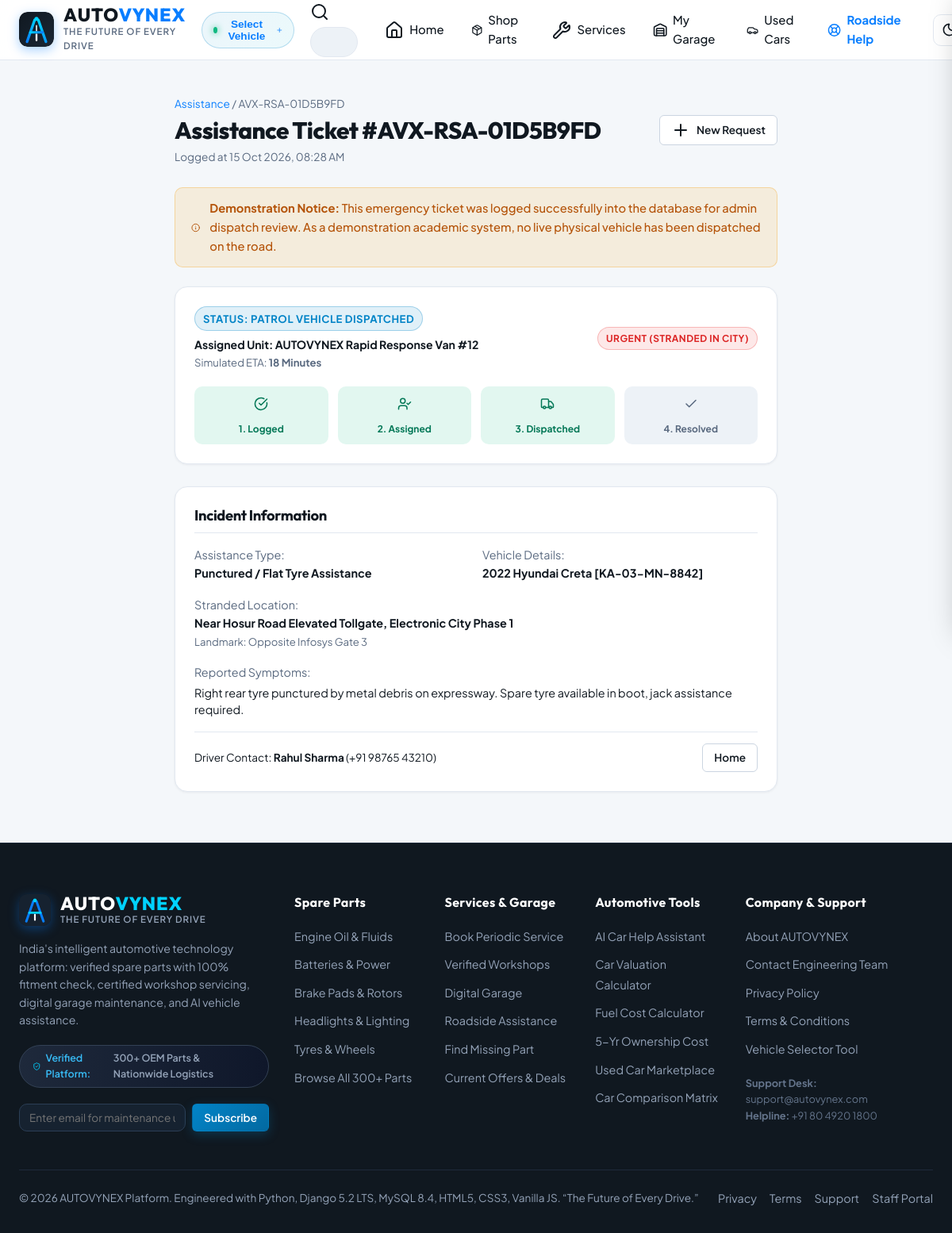
Screenshot of /assistance/ticket/AVX-RSA-01D5B9FD/ with the database file from the repository.
### assistance/models.py (models this page shows, shortened)
class RoadsideAssistanceRequest(models.Model):
    REQUEST_TYPES = [
        ('breakdown', 'Mechanical Breakdown / Engine Failure'),
        ('flat_tyre', 'Punctured / Flat Tyre Assistance'),
        ('battery', 'Dead Battery / Jump Start Required'),
        ('towing', 'Hydraulic Flatbed Towing Required'),
        ('fuel_delivery', 'Emergency Fuel / EV Quick Charge'),
        ('emergency', 'Accident / Lockout / Other Urgent Emergency'),
    ]
    URGENCY_LEVELS = [
        ('critical', 'Critical (Stranded on Highway/Dangerous Spot)'),
        ('urgent', 'Urgent (Stranded in City)'),
        ('normal', 'Normal (Parked safely at home/office)'),
    ]
    STATUS_CHOICES = [
        ('received', 'Ticket Logged & Received'),
        ('assigned', 'Assistance Unit Assigned'),
        ('dispatched', 'Patrol Vehicle Dispatched'),
        ('resolved', 'Assistance Provided & Closed'),
        ('cancelled', 'Cancelled by User'),
    ]
    ticket_number = models.CharField(max_length=32, unique=True, editable=False)
    user = models.ForeignKey(User, on_delete=models.SET_NULL, null=True, blank=True, related_name='assistance_requests')
    contact_name = models.CharField(max_length=120)
    contact_phone = models.CharField(max_length=20)
    request_type = models.CharField(max_length=30, choices=REQUEST_TYPES, default='breakdown')
    urgency = models.CharField(max_length=20, choices=URGENCY_LEVELS, default='urgent')
    vehicle_details = models.CharField(max_length=200, help_text="Car Model & Registration number")
    location_address = models.TextField(help_text="Current location, landmark, or GPS description")
    city = models.CharField(max_length=80, default='Bengaluru')
    landmark = models.CharField(max_length=150, blank=True)
    latitude = models.DecimalField(max_digits=9, decimal_places=6, null=True, blank=True)
    longitude = models.DecimalField(max_digits=9, decimal_places=6, null=True, blank=True)
    description = models.TextField(help_text="Symptoms or situation details")
    status = models.CharField(max_length=30, choices=STATUS_CHOICES, default='received')
    assigned_patrol = models.CharField(max_length=120, blank=True, default='AUTOVYNEX Rapid Response Unit #4')
    estimated_arrival_minutes = models.PositiveIntegerField(default=25)
    admin_notes = models.TextField(blank=True)
    created_at = models.DateTimeField(auto_now_add=True)
    updated_at = models.DateTimeField(auto_now=True)
    class Meta:
        ordering = ['-created_at']

### assistance/views.py (the view)
# urls.py: path('ticket/<str:ticket_number>/', views.ticket_detail, name='ticket_detail'),
def ticket_detail(request, ticket_number):
    ticket = get_object_or_404(RoadsideAssistanceRequest, ticket_number=ticket_number)
    return render(request, 'assistance/ticket_detail.html', {'ticket': ticket})

### templates/assistance/ticket_detail.html (shortened to what this page needs)
{% extends 'base.html' %}
{% block content %}
<div class="container" style="padding-top:28px;">
  <div style="max-width:760px; margin:0 auto;">
    <div style="display:flex; justify-content:space-between; align-items:center; flex-wrap:wrap; gap:16px; margin-bottom:28px;">
      <div>
        <div style="font-size:0.85rem; color:var(--text-muted); margin-bottom:4px;">
          <a href="{% url 'assistance:request_view' %}">Assistance</a> / <span>{{ ticket.ticket_number }}</span>
        </div>
        <h1 style="font-size:1.85rem; margin:0;">Assistance Ticket #{{ ticket.ticket_number }}</h1>
        <div style="font-size:0.85rem; color:var(--text-muted); margin-top:4px;">
          Logged at {{ ticket.created_at|date:"d M Y, h:i A" }}
        </div>
      </div>
      <a href="{% url 'assistance:request_view' %}" class="btn btn-secondary btn-sm">
        <i data-lucide="plus"></i> New Request
      </a>
    </div>
    <div class="alert-banner alert-warning" style="margin-bottom:24px;">
      <i data-lucide="info"></i>
      <div>
        <strong>Demonstration Notice:</strong> This emergency ticket was logged successfully into the database for admin dispatch review. As a demonstration academic system, no live physical vehicle has been dispatched on the road.
      </div>
    </div>
    <div class="card" style="margin-bottom:28px; background:var(--bg-surface-elevated);">
      <div style="display:flex; justify-content:space-between; align-items:center; margin-bottom:20px; flex-wrap:wrap; gap:12px;">
        <div>
          <span class="badge {% if ticket.status == 'resolved' %}badge-verified{% elif ticket.status == 'dispatched' %}badge-universal{% else %}badge-unconfirmed{% endif %}" style="font-size:0.82rem; margin-bottom:6px;">
            Status: {{ ticket.get_status_display }}
          </span>
          <div style="font-size:0.88rem; color:var(--text-main); font-weight:700;">
            Assigned Unit: {{ ticket.assigned_patrol }}
          </div>
          <div style="font-size:0.82rem; color:var(--text-muted);">
            Simulated ETA: <strong>{{ ticket.estimated_arrival_minutes }} Minutes</strong>
          </div>
        </div>
        <div class="badge badge-incompatible" style="font-size:0.75rem;">
          {{ ticket.get_urgency_display }}
        </div>
      </div>
      <div style="display:grid; grid-template-columns: repeat(4, 1fr); gap:12px; text-align:center;">
        <div style="padding:10px; border-radius:var(--radius-md); background:rgba(16, 185, 129, 0.12); color:#047857;">
          <i data-lucide="check-circle" style="width:18px; margin-bottom:4px;"></i>
          <div style="font-size:0.75rem; font-weight:700;">1. Logged</div>
        </div>
        <div style="padding:10px; border-radius:var(--radius-md); {% if ticket.status in 'assigned,dispatched,resolved' %}background:rgba(16, 185, 129, 0.12); color:#047857;{% else %}background:var(--bg-surface-subtle); color:var(--text-muted);{% endif %}">
          <i data-lucide="user-check" style="width:18px; margin-bottom:4px;"></i>
          <div style="font-size:0.75rem; font-weight:700;">2. Assigned</div>
        </div>
        <div style="padding:10px; border-radius:var(--radius-md); {% if ticket.status in 'dispatched,resolved' %}background:rgba(16, 185, 129, 0.12); color:#047857;{% else %}background:var(--bg-surface-subtle); color:var(--text-muted);{% endif %}">
          <i data-lucide="truck" style="width:18px; margin-bottom:4px;"></i>
          <div style="font-size:0.75rem; font-weight:700;">3. Dispatched</div>
        </div>
        <div style="padding:10px; border-radius:var(--radius-md); {% if ticket.status == 'resolved' %}background:rgba(16, 185, 129, 0.12); color:#047857;{% else %}background:var(--bg-surface-subtle); color:var(--text-muted);{% endif %}">
          <i data-lucide="check" style="width:18px; margin-bottom:4px;"></i>
          <div style="font-size:0.75rem; font-weight:700;">4. Resolved</div>
        </div>
      </div>
    </div>
    <div class="card">
      <h3 style="font-size:1.15rem; margin-bottom:16px; border-bottom:1px solid var(--border-subtle); padding-bottom:10px;">
        Incident Information
      </h3>
      <div class="grid-2" style="gap:16px; margin-bottom:16px; font-size:0.9rem;">
        <div>
          <span style="color:var(--text-muted);">Assistance Type:</span><br>
          <strong>{{ ticket.get_request_type_display }}</strong>
        </div>
        <div>
          <span style="color:var(--text-muted);">Vehicle Details:</span><br>
          <strong>{{ ticket.vehicle_details }}</strong>
        </div>
      </div>
      <div style="font-size:0.9rem; margin-bottom:16px;">
        <span style="color:var(--text-muted);">Stranded Location:</span><br>
        <strong>{{ ticket.location_address }}</strong>
        {% if ticket.landmark %}<br><span style="color:var(--text-muted); font-size:0.82rem;">Landmark: {{ ticket.landmark }}</span>{% endif %}
      </div>
      {% if ticket.description %}
      <div style="font-size:0.9rem; margin-bottom:16px;">
        <span style="color:var(--text-muted);">Reported Symptoms:</span><br>
        <p style="margin:4px 0 0; line-height:1.5;">{{ ticket.description }}</p>
      </div>
      {% endif %}
      <div style="border-top:1px solid var(--border-subtle); padding-top:14px; display:flex; justify-content:space-between; align-items:center; font-size:0.85rem;">
        <div>
          Driver Contact: <strong>{{ ticket.contact_name }}</strong> ({{ ticket.contact_phone }})
        </div>
        <a href="{% url 'core:home' %}" class="btn btn-secondary btn-sm">Home</a>
      </div>
    </div>
  </div>
</div>
{% endblock %}

### static/css/styles.css (style rules this page uses)
:root { --font-heading: 'Outfit', -apple-system, BlinkMacSystemFont, 'Segoe UI', Roboto, sans-serif; --font-body: 'Plus Jakarta Sans', -apple-system, BlinkMacSystemFont, 'Segoe UI', Roboto, sans-serif; --color-primary: #087EFF; --color-primary-dark: #0062cc; --color-primary-light: #38bdf8; --color-secondary: #101820; --color-cyan: #00D2FF; --color-cyan-glow: rgba(0, 210, 255, 0.25); --color-success: #10b981; --color-warning: #f59e0b; --color-danger: #ef4444; --color-info: #087EFF; --compat-verified: #059669; --compat-universal: #087EFF; --compat-unconfirmed: #d97706; --compat-incompatible: #dc2626; --bg-app: #F4F7FA; --bg-surface: #ffffff; --bg-surface-elevated: #ffffff; --bg-surface-subtle: #edf2f7; --bg-surface-hover: #e2e8f0; --text-main: #101820; --text-muted: #5a6a80; --text-subtle: #8c9ba5; --text-inverse: #ffffff; --border-subtle: #e2e8f0; --border-medium: #cbd5e1; --border-focus: #087EFF; --shadow-sm: 0 1px 3px rgba(16, 24, 32, 0.06); --shadow-md: 0 4px 14px -2px rgba(16, 24, 32, 0.08); --shadow-lg: 0 14px 32px -4px rgba(16, 24, 32, 0.12); --shadow-glow: 0 0 24px rgba(8, 126, 255, 0.25); --radius-sm: 6px; --radius-md: 10px; --radius-lg: 16px; --radius-xl: 24px; --radius-full: 9999px; --nav-height: 76px; --transition: all 0.22s cubic-bezier(0.16, 1, 0.3, 1); }
*, *::before, *::after { box-sizing: border-box; margin: 0; padding: 0; }
body { font-family: var(--font-body); background-color: var(--bg-app); color: var(--text-main); line-height: 1.6; min-height: 100vh; display: flex; flex-direction: column; transition: background-color 0.3s ease, color 0.3s ease; overflow-x: hidden; }
h1, h2, h3, h4, h5, h6 { font-family: var(--font-heading); color: var(--text-main); font-weight: 700; letter-spacing: -0.02em; line-height: 1.25; }
h1 { font-size: clamp(2rem, 3.5vw, 3.25rem); font-weight: 800; }
h3 { font-size: 1.35rem; }
a { color: var(--color-primary); text-decoration: none; transition: var(--transition); }
.container { width: 100%; max-width: 1320px; margin: 0 auto; padding: 0 24px; }
.btn { display: inline-flex; align-items: center; justify-content: center; gap: 8px; padding: 10px 20px; font-family: var(--font-body); font-size: 0.94rem; font-weight: 600; border-radius: var(--radius-md); border: 1px solid transparent; cursor: pointer; transition: var(--transition); text-decoration: none; white-space: nowrap; }
.btn-secondary { background-color: var(--bg-surface); border-color: var(--border-medium); color: var(--text-main); }
.btn-sm { padding: 6px 14px; font-size: 0.85rem; border-radius: var(--radius-sm); }
.card { background-color: var(--bg-surface); border: 1px solid var(--border-subtle); border-radius: var(--radius-lg); padding: 24px; box-shadow: var(--shadow-sm); transition: var(--transition); }
.badge { display: inline-flex; align-items: center; gap: 5px; padding: 4px 10px; font-size: 0.78rem; font-weight: 700; text-transform: uppercase; letter-spacing: 0.04em; border-radius: var(--radius-full); }
.badge-universal { background-color: rgba(2, 132, 199, 0.12); color: #0284c7; border: 1px solid rgba(2, 132, 199, 0.3); }
.badge-incompatible { background-color: rgba(239, 68, 68, 0.12); color: #dc2626; border: 1px solid rgba(239, 68, 68, 0.3); }
.alert-banner { padding: 14px 20px; border-radius: var(--radius-md); margin-bottom: 24px; display: flex; align-items: center; gap: 12px; font-size: 0.92rem; font-weight: 500; }
.alert-warning { background: rgba(245, 158, 11, 0.12); color: #b45309; border: 1px solid rgba(245, 158, 11, 0.3); }
.grid-2 { display: grid; grid-template-columns: repeat(2, 1fr); gap: 24px; }

### rows the page displays
RoadsideAssistanceRequest: ticket_number "AVX-RSA-01D5B9FD", created_at "15 Oct 2026, 08:28 AM", status "PATROL VEHICLE DISPATCHED", assigned_patrol "AUTOVYNEX Rapid Response Van #12", estimated_arrival_minutes "18", urgency "URGENT (STRANDED IN CITY)", request_type "Punctured / Flat Tyre Assistance", vehicle_details "2022 Hyundai Creta [KA-03-MN-8842]", location_address "Near Hosur Road Elevated Tollgate, Electronic City Phase 1", landmark "Opposite Infosys Gate 3", description "Right rear tyre punctured by metal debris on expressway. Spare tyre available in boot, jack assistance required.", contact_name "Rahul Sharma", contact_phone "+91 98765 43210"
